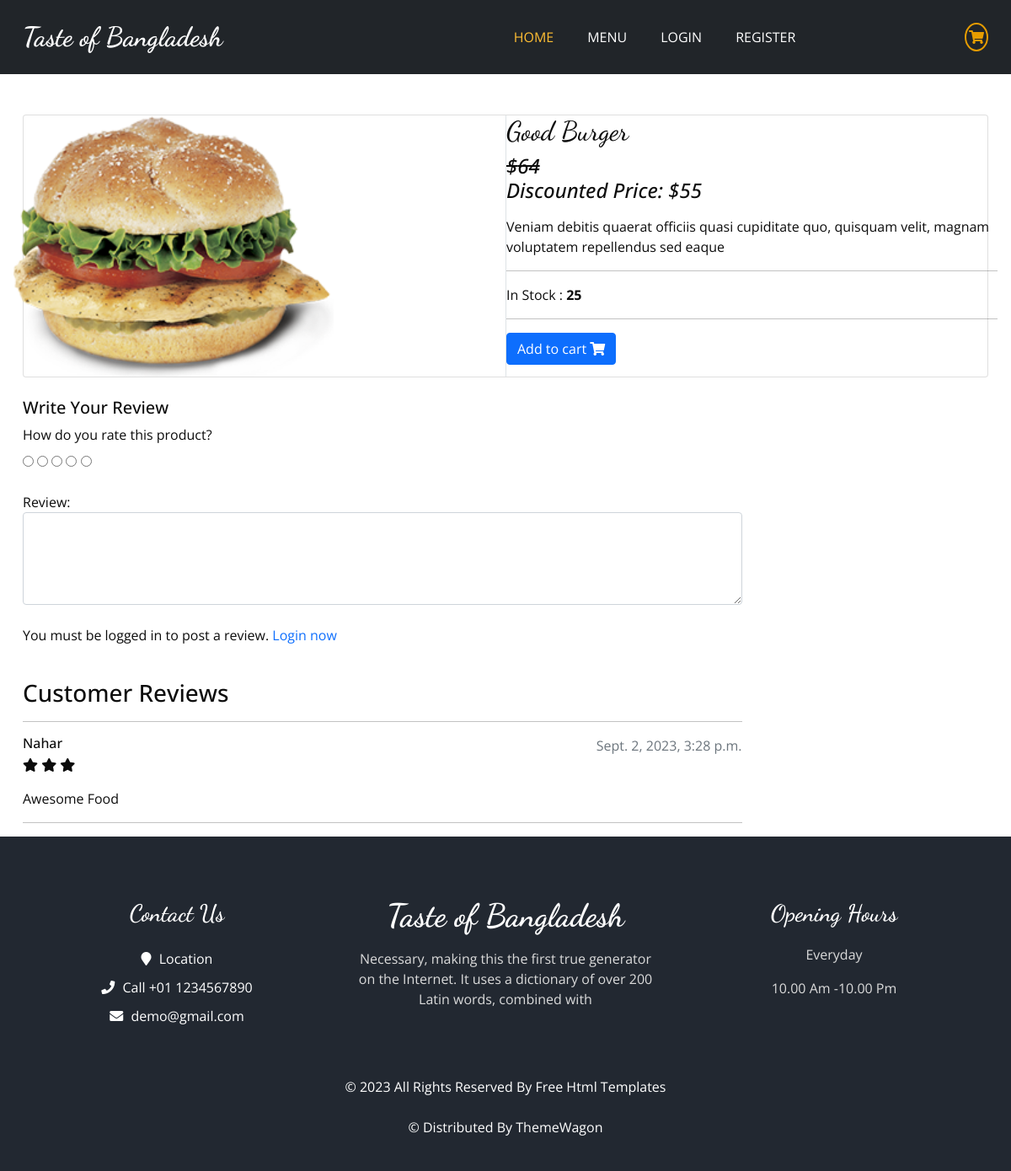
The app's page /discount/discount/burger/good-burger/ with its own data.
### store/models.py (models this page shows, shortened)
class Product(models.Model):
    product_name = models.CharField(max_length = 100, unique=True)
    slug = models.SlugField(max_length=200, unique = True)
    description = models.TextField(max_length=500, blank=True)
    price = models.IntegerField()
    image = models.ImageField(upload_to='photos/food')
    stock = models.IntegerField()
    is_available = models.BooleanField(default = True)
    is_discount = models.BooleanField(default = False)
    category = models.ForeignKey(Category, on_delete=models.CASCADE)
    created_date = models.DateTimeField(auto_now_add=True)
    modified_date = models.DateTimeField(auto_now=True)

class ReviewRating(models.Model):
    product = models.ForeignKey(Product, on_delete=models.CASCADE)
    user = models.ForeignKey(User, on_delete=models.CASCADE)
    review = models.TextField(max_length=500, blank=True)
    rating = models.IntegerField(choices=RATING)
    created_at = models.DateTimeField(auto_now_add=True)
    updated_at = models.DateTimeField(auto_now=True)

### discount/views.py (the view)
# urls.py: path('discount/<slug:category_slug>/<slug:product_slug>/', discount_product_detail, name = 'discount_product_detail'),
def discount_product_detail(request, category_slug, product_slug):
    try:
        single_product = Product.objects.get(category__slug=category_slug, slug=product_slug)
    except Exception as e:
        raise e
    reviews = ReviewRating.objects.filter(product_id=single_product.id)
    context = {
        'product': single_product,
        'reviews': reviews
    }
    return render(request, 'store/discount_product_detail.html', context)

### food_app/templates_tags/custom_filters.py (called while the page is built)
@register.filter
def apply_discount(price, discount_percentage):
    return math.ceil(price - (price * discount_percentage / 100))

### store/templates/store/discount_product_detail.html (shortened to what this page needs)
{% extends 'base.html' %}
{% load custom_filters %}
{% load static %}
{% block body %}
<section class="section-content padding-y bg">
<div class="container">
<div class="card mt-5">
	<div class="row no-gutters">
		<aside class="col-md-6">
<article class="gallery-wrap">
	<div class="img-big-wrap">
	   <a href="#" ><img style="width: 65%; display: flex; justify-content: center;" class="rounded float-start" src="{{product.image.url}}"></a>
	</div>
</article>
		</aside>
		<main class="col-md-6 border-left">
<article class="content-body">
<h2 class="title">{{product.product_name}}</h2>
<div class="mb-3">
	<var class="price h4"> <s> ${{product.price}} </s></var> <br>
	<var class="price h4">Discounted Price: ${{ product.price|apply_discount:15 }}</var>
</div>
<p>{{product.description}}</p>
<hr>
<p>
	In Stock : <b>{{product.stock}}</b>
</p>
<hr>
<form method="post">
	<a href="{% url 'add_cart' product.id %}" class="btn  btn-primary">
		<span class="text">Add to cart</span>
		<i class="fas fa-shopping-cart"></i>
	</a>
</form>
</article>
		</main>
	</div>
</div>
<br>
<div class="row">
	<div class="col-md-9">
		<form action="{% url 'submit_review' product.id %}" method="POST">
			<h5>Write Your Review</h5>
			<div>
				<label>How do you rate this product?</label>
				<br>
				<div class="rate">
					<input type="radio" name="rating" id="rating10" value="5" required /><label for="rating10" title="5"></label>
					<input type="radio" name="rating" id="rating8" value="4" required /><label for="rating8" title="4"></label>
					<input type="radio" name="rating" id="rating6" value="3" required /><label for="rating6" title="3"></label>
					<input type="radio" name="rating" id="rating4" value="2" required /><label for="rating4" title="2"></label>
					<input type="radio" name="rating" id="rating2" value="1" required /><label for="rating2" title="1"></label>
				</div>
				<br>
				Review:
				<textarea name="review" rows="4" class="form-control"></textarea>
				<br>
				{% if user.is_authenticated %}
					<input type="submit" value="Submit Review" class="btn btn-primary">
				{% else %}
					<p>You must be logged in to post a review. <span><a href="{% url 'login' %}">Login now</a></span></p>
				{% endif %}
			</div>
		</form>
<br>
<header class="section-heading">
<h3>Customer Reviews </h3>
</header>
{% for review in reviews %}
<hr>
		<article class="box mb-3">
			<div class="icontext w-100">
				<div class="text">
					<span class="date text-muted float-md-right">{{review.updated_at}} </span>
					<h6 class="mb-1">{{review.user}} </h6>
					<div class="rating-star">
						<span>
							<i class="fa fa-star{% if review.rating == 0.5 %}-half-o{% elif review.rating < 1 %}-o {% endif %}" aria-hidden="true"></i>
							<i class="fa fa-star{% if review.rating == 1.5 %}-half-o{% elif review.rating < 2 %}-o {% endif %}" aria-hidden="true"></i>
							<i class="fa fa-star{% if review.rating == 2.5 %}-half-o{% elif review.rating < 3 %}-o {% endif %}" aria-hidden="true"></i>
							<i class="fa fa-star{% if review.rating == 3.5 %}-half-o{% elif review.rating < 4 %}-o {% endif %}" aria-hidden="true"></i>
							<i class="fa fa-star{% if review.rating == 4.5 %}-half-o{% elif review.rating < 5 %}-o {% endif %}" aria-hidden="true"></i>
						</span>
					</div>
				</div>
			</div>
			<div class="mt-3">
				<p>
					{{review.review}}
				</p>
			</div>
		</article>
{% endfor %}
<hr>
	</div>
</div>
</div>
</section>
{% endblock %}

### static/css/style.css (style rules this page uses)
body { font-family: "Open Sans", sans-serif; color: #0c0c0c; background-color: #ffffff; overflow-x: hidden; }
h1, h2 { font-family: 'Dancing Script', cursive; }
a, a:hover, a:focus { text-decoration: none; }
.btn, .btn:focus { outline: none !important; -webkit-box-shadow: none; box-shadow: none; }

### static/css/responsive.css (style rules this page uses)
@media (min-width: 1200px) { .container { max-width: 1170px; } }

### records on screen
Product: image (picture), product_name "Good Burger", price "64", price|apply_discount "55", description "Veniam debitis quaerat officiis quasi cupiditate quo, quisquam velit, magnam voluptatem repellendus sed eaque", stock "25"
ReviewRating: updated_at "Sept. 2, 2023, 3:28 p.m.", user "Nahar", review "Awesome Food"
